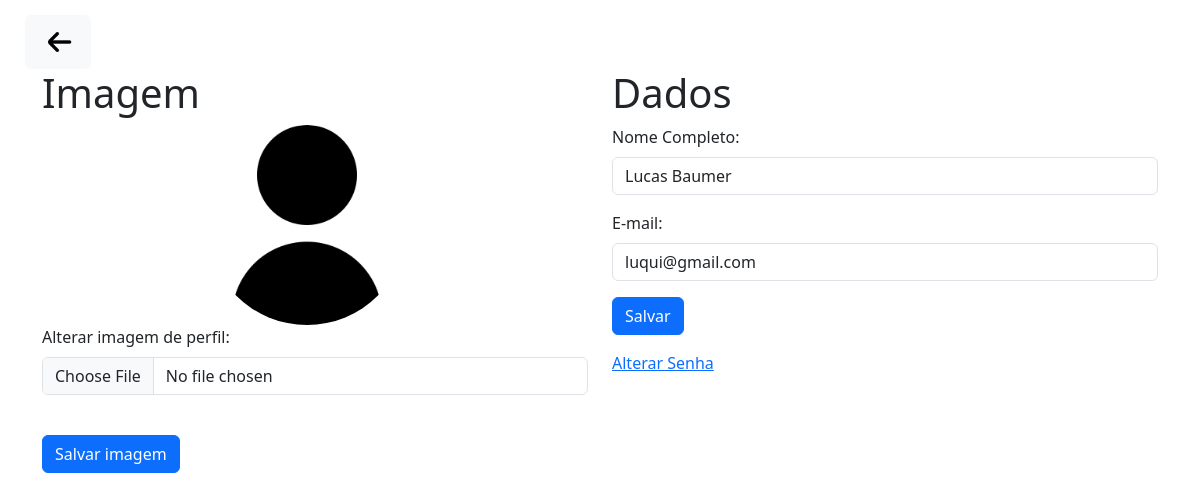
/users/comfig.php (signed in), run on the app's committed database.
### tables this page shows
CREATE TABLE USERS (
    ID_USER INT PRIMARY KEY AUTO_INCREMENT,
    NAME VARCHAR(100),
    CPF VARCHAR(100),
    EMAIL VARCHAR(100),
    DATA_DE_NASCIMENTO VARCHAR(100),
    PASSWORD VARCHAR(100),
    ROLE VARCHAR(100),
    USERIMAGEPATH VARCHAR(200),
    UNIQUE (CPF, EMAIL)
);

### users/comfig.php (the view, shortened to what this page needs)
<?php
include('../connections/connection.php');
?>
<!DOCTYPE html>
<html lang="pt-br">
<head>
    <link rel="stylesheet" href="comfig.css">
    <link rel="stylesheet" href="../node_modules/bootstrap/dist/css/bootstrap.min.css">
</head>
    </html>
<?php
$id = $_SESSION["id"];
$sql = "SELECT NAME, CPF, EMAIL, DATA_DE_NASCIMENTO, ROLE, USERIMAGEPATH FROM USERS WHERE ID_USER = $id";
$result = $conn->query($sql);
if ($result->num_rows > 0) {
    while ($row = $result->fetch_assoc()) {
        $name = $row["NAME"];
        $login = $row["EMAIL"];
        $atualUserImagePath = $row["USERIMAGEPATH"];
    }
}
?>
<html>
<body>
    <div id="conteinerButtom">
        <a id="botaoVoltar" type="button" class="btn btn-light" href="../homes/collectorHomes.php"><img src="../imagens/iconVoltar.png" alt="voltarHome" style="width: 40px; height: 40px"></a>
    </div>
    <div class="container">
        <div class="row">
            <div class="col">
                <h1>Imagem</h1>
                <div class="">
                    <div>
                        <div id="comtImgUser">
                            <img height="175px" id="userImg" src="<?php echo $atualUserImagePath ?>" alt="">
                        </div>
                        <div>
                            <form method="POST" enctype="multipart/form-data">
                                <div class="mb-3">
                                    <label for="formFile" class="form-label">Alterar imagem de perfil:</label>
                                    <input name="userImg" class="form-control" type="file" id="formFile">
                                </div>
                                <br>
                                <button name="upload" class="btn btn-primary mb-3" type="submit">Salvar imagem</button>
                            </form>
                        </div>
                    </div>
                </div>
            </div>
            <div class="col">
                <h1>Dados</h1>
                <form action="" method="POST" >
                    <div class="mb-3">
                        <label for="exampleFormControlInput1" class="form-label">Nome Completo:</label>
                        <input type="text"  name="txtName" class="form-control" id="exampleFormControlInput1" value="<?php echo $name ?>">
                    </div>
                    <div class="mb-3">
                        <label for="exampleFormControlInput1" class="form-label">E-mail:</label>
                        <input type="email" name="txtlogin" class="form-control" id="exampleFormControlInput1" value="<?php echo $login ?>">
                    </div>
                    <button name="atualizarDados" class="btn btn-primary mb-3" type="submit">Salvar</button>
                </form>
                <a href="../users/alterarSenha.php">Alterar Senha</a>
            </div>
        </div>
    </div>
</body>
</html>

### users/comfig.css (style rules this page uses)
#botaoVoltar { margin-top: 15px; margin-left: 25px; }
#comtImgUser { width: 200px; height: 200px; border-radius: 299px; overflow: hidden; position: relative; left: 165px; }
#userImg { width: 100%; height: 100%; object-fit: cover; }

### data on the page
users: USERIMAGEPATH (picture), txtName "Lucas Baumer", txtlogin "luqui@gmail.com"
